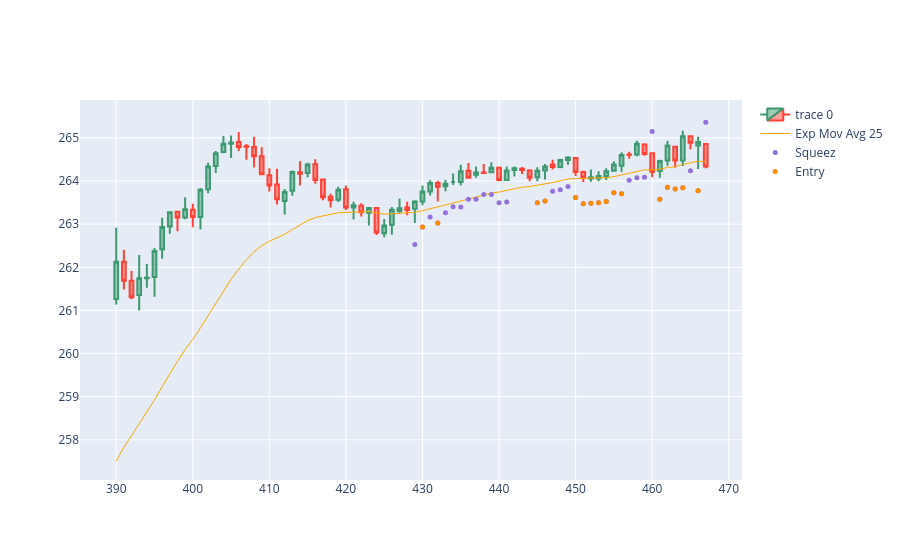

The notebook cell saved with this chart:
### Code cell
import plotly.io as pio
import plotly.graph_objects as go  
import numpy as np

'''
0:78
78:156
156:234
234:312 *
312:390 *
390:468
468:546
546:624
624:702
702:780
780:858
858:936
936:1014
1014:1092
1092:1170
1170:1248
1248:1326
1326:1404
1404:1482
1482:1560
1560:1638
1638:1716
1716:1794
1794:1872
1872:1950
1950:2028
2028:2106
'''
dfpl = df[390:468]

fig = go.Figure(data=[
                    go.Candlestick(x=dfpl.index,
                                    open=dfpl['Open'],
                                    high=dfpl['High'],
                                    low=dfpl['Low'],
                                    close=dfpl['Close']),
                    go.Scatter(x=dfpl.index, y=dfpl['ema25'], line=dict(color='orange', width=1), name="Exp Mov Avg 25")
                ])

fig.add_scatter(x=dfpl.index, y=dfpl['squezzeArea'], mode="markers", marker=dict(size=5, color="MediumPurple"), name="Squeez")
fig.add_scatter(x=dfpl.index, y=dfpl['entryArea'], mode="markers", marker=dict(size=5, color="darkorange"), name="Entry")

fig.update_layout(xaxis_rangeslider_visible=False)
fig.show()
